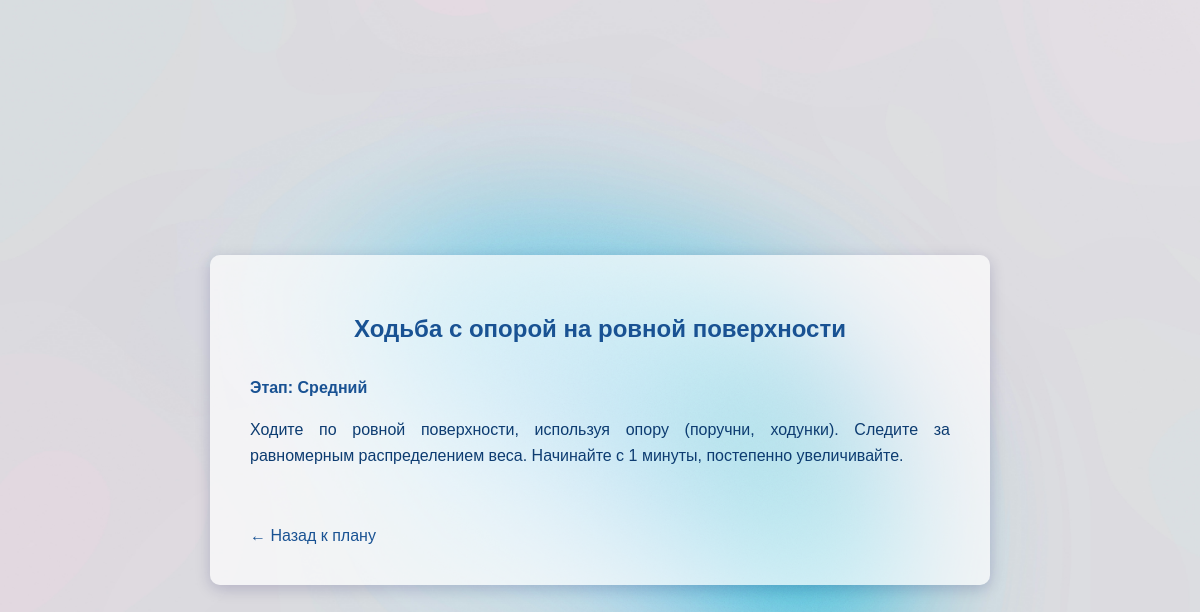
Before: /exercise/5/ with the older database file.
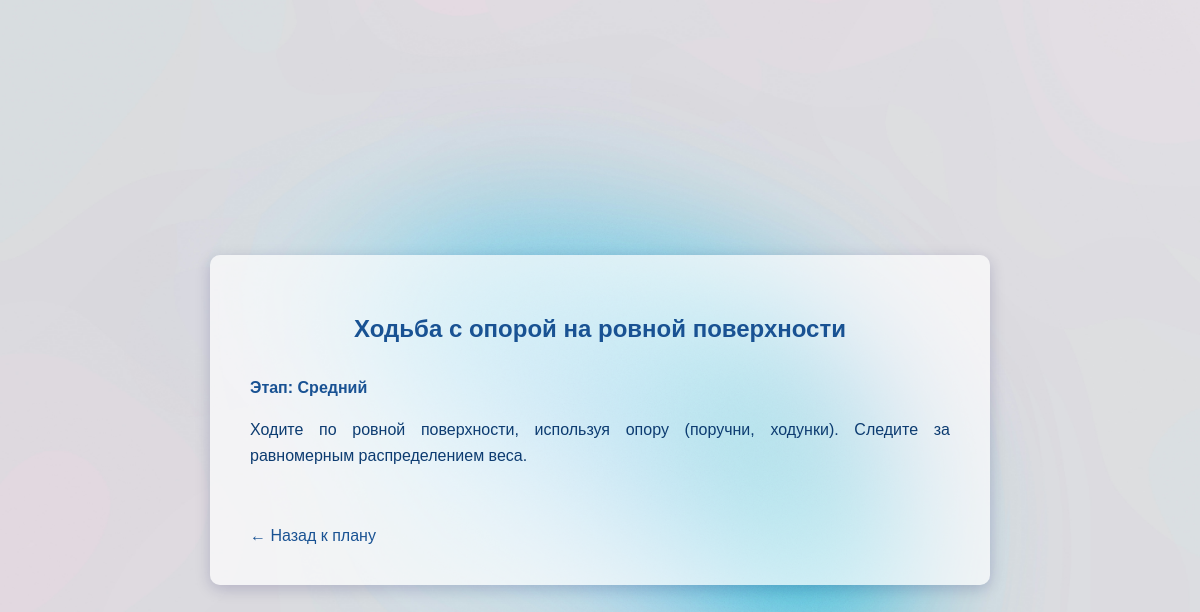
After: the same page with the newer database file.
### patients/models.py (models this page shows, shortened)
class Exercise(models.Model):
    name = models.CharField(max_length=200, verbose_name='Название')
    description = models.TextField(verbose_name='Описание')
    video_url = models.URLField(blank=True, null=True, verbose_name='Ссылка на видео')
    image = models.ImageField(upload_to='exercises/', blank=True, null=True, verbose_name='Фото упражнения')
    rehab_stage = models.CharField(
        max_length=50,
        choices=[
            ('early', 'Ранний'),
            ('mid', 'Средний'),
            ('late', 'Поздний'),
        ],
        default='early',
        verbose_name='Этап реабилитации'
    )

### patients/views.py (the view)
# urls.py: path('exercise/<int:exercise_id>/', views.exercise_detail, name='exercise_detail'),
def exercise_detail(request, exercise_id):
    exercise = get_object_or_404(Exercise, id=exercise_id)
    return render(request, 'patients/exercise_detail.html', {'exercise': exercise})

### patients/templates/patients/exercise_detail.html (shortened to what this page needs)
{% load static %}
<!DOCTYPE html>
<html lang="ru">
<head>
</head>
<body>
    <div class="container">
        <h2>{{ exercise.name }}</h2>
        <div style="display: flex; gap: 20px; align-items: flex-start; flex-wrap: wrap;">
            <div style="flex: 1; min-width: 250px;">
                <p class="stage">Этап: {{ exercise.get_rehab_stage_display }}</p>
                <div class="description">
                    {{ exercise.description|linebreaks }}
                </div>
            </div>
        </div>
        <br>
        <a href="{% url 'plan' %}" class="back">← Назад к плану</a>
    </div>
</body>
</html>

Changed rows visible on the page:
changed Exercise "Ходьба с опорой на ровной поверхности": description "Ходите по ровной поверхности, используя опору (поручни, ходунки). Следите за равномерным распределением веса. Начинайте с 1 минуты, постепенно увеличивайте." → "Ходите по ровной поверхности, используя опору (поручни, ходунки). Следите за равномерным распределением веса."
